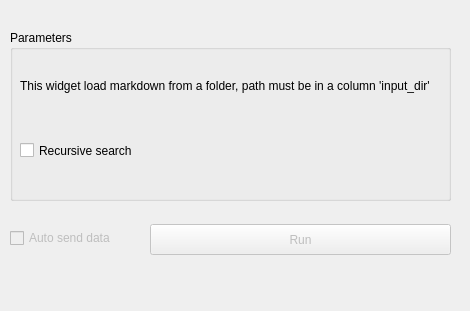
<?xml version="1.0" encoding="UTF-8"?>
<ui version="4.0">
 <class>Form</class>
 <widget class="QWidget" name="Form">
  <property name="geometry">
   <rect>
    <x>0</x>
    <y>0</y>
    <width>470</width>
    <height>311</height>
   </rect>
  </property>
  <property name="minimumSize">
   <size>
    <width>470</width>
    <height>311</height>
   </size>
  </property>
  <property name="maximumSize">
   <size>
    <width>470</width>
    <height>311</height>
   </size>
  </property>
  <property name="windowTitle">
   <string>Form</string>
  </property>
  <widget class="QGroupBox" name="groupBox">
   <property name="geometry">
    <rect>
     <x>10</x>
     <y>30</y>
     <width>441</width>
     <height>171</height>
    </rect>
   </property>
   <property name="title">
    <string>Parameters</string>
   </property>
   <widget class="QLabel" name="Description">
    <property name="geometry">
     <rect>
      <x>10</x>
      <y>20</y>
      <width>431</width>
      <height>71</height>
     </rect>
    </property>
    <property name="text">
     <string>This widget load markdown from a folder, path must be in a column 'input_dir'</string>
    </property>
    <property name="textFormat">
     <enum>Qt::AutoText</enum>
    </property>
    <property name="alignment">
     <set>Qt::AlignLeading|Qt::AlignLeft|Qt::AlignVCenter</set>
    </property>
    <property name="wordWrap">
     <bool>true</bool>
    </property>
   </widget>
   <widget class="QCheckBox" name="checkBoxRecursive">
    <property name="geometry">
     <rect>
      <x>10</x>
      <y>110</y>
      <width>431</width>
      <height>21</height>
     </rect>
    </property>
    <property name="text">
     <string>Recursive search</string>
    </property>
   </widget>
  </widget>
  <widget class="QPushButton" name="pushButton_send">
   <property name="enabled">
    <bool>false</bool>
   </property>
   <property name="geometry">
    <rect>
     <x>150</x>
     <y>224</y>
     <width>301</width>
     <height>31</height>
    </rect>
   </property>
   <property name="text">
    <string>Run</string>
   </property>
  </widget>
  <widget class="QCheckBox" name="checkBox_send">
   <property name="enabled">
    <bool>false</bool>
   </property>
   <property name="geometry">
    <rect>
     <x>10</x>
     <y>230</y>
     <width>131</width>
     <height>16</height>
    </rect>
   </property>
   <property name="text">
    <string>Auto send data</string>
   </property>
  </widget>
 </widget>
 <resources/>
 <connections/>
</ui>
